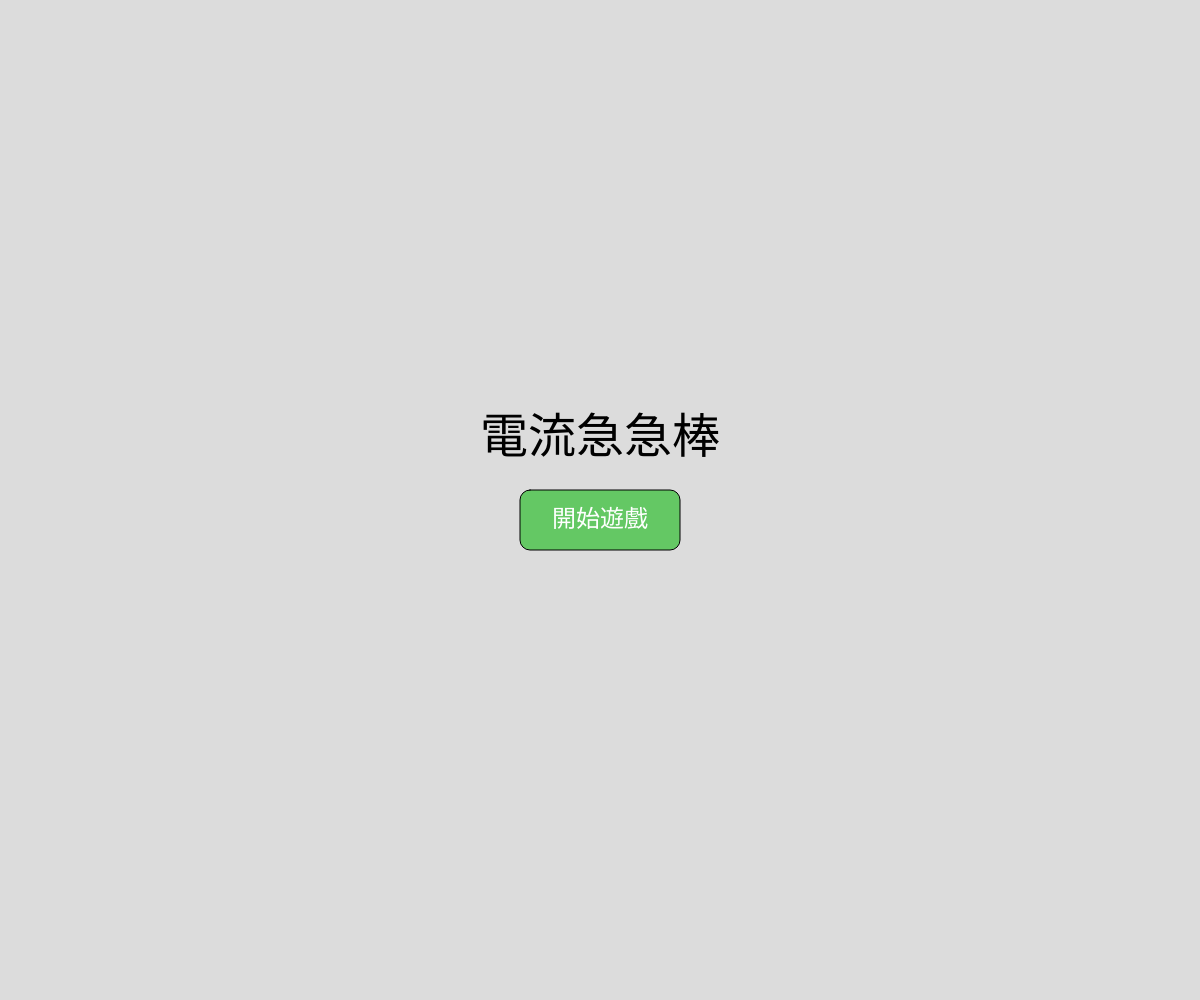
Frame 1 (no input)
Frame 60 (no input): identical to frame 1, image omitted
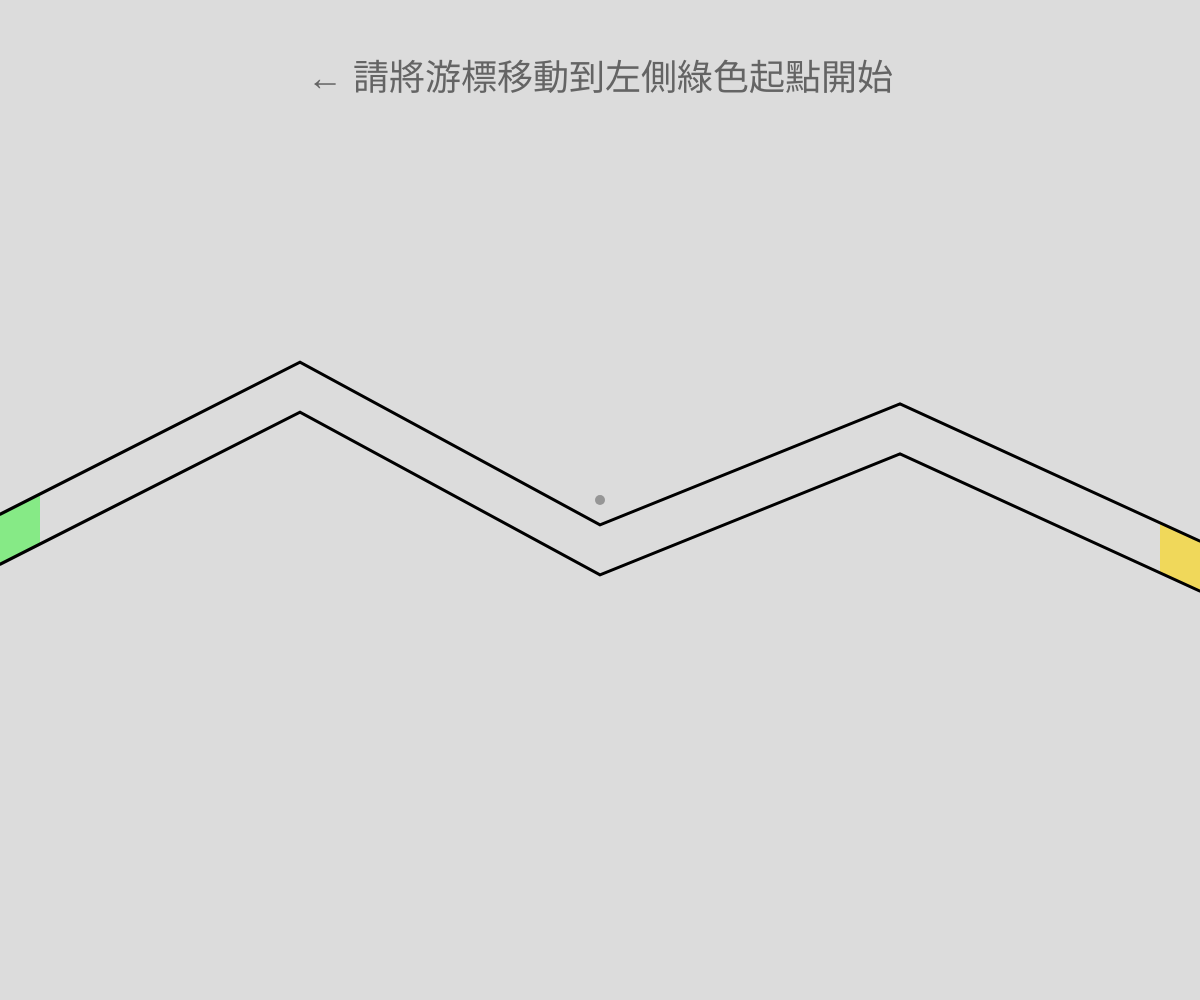
Frame 120 (the mouse pressed at the canvas centre since frame 60)

The p5.js sketch that drew these frames (run headless with seeded random() and noise() and a simulated clock; from frame 60 on, the mouse is pressed at the canvas centre):

// p5.js sketch
// ── sketch.js
let points = [];
const numPoints = 5;
const gap = 50; // 空間距離設定在 30-60 之間，此處取 50
let gameState = "START"; // 遊戲狀態：START, READY, PLAYING, GAMEOVER, WIN

function setup() {
  createCanvas(windowWidth, windowHeight);
  initGame();
}

function windowResized() {
  resizeCanvas(windowWidth, windowHeight);
  initGame();
}

function initGame() {
  points = [];
  // 產生 5 個基準點
  for (let i = 0; i < numPoints; i++) {
    points.push({
      x: i * (width / (numPoints - 1)),
      y: random(height * 0.3, height * 0.6)
    });
  }
}

function draw() {
  background(220);
  rectMode(CORNER); // 確保預設繪圖模式正確

  if (gameState === "START") { showStartScreen(); return; }
  if (gameState === "GAMEOVER") { showGameOver(); return; }
  if (gameState === "WIN") { showWinScreen(); return; }

  stroke(0);
  strokeWeight(3);
  noFill();

  // 繪製起點與終點標示
  drawZones();

  stroke(0);
  noFill();
  
  // 繪製上方線條
  beginShape();
  for (let p of points) {
    vertex(p.x, p.y);
  }
  endShape();

  // 繪製下方線條 (距離上方 10-40 加上 空間距離，總合形成隧道)
  beginShape();
  for (let p of points) {
    vertex(p.x, p.y + gap);
  }
  endShape();

  if (gameState === "READY") {
    showReadyHint();
    checkStartTrigger();
  } else if (gameState === "PLAYING") {
    checkCollision();
    checkWinCondition();
  }

  // 繪製玩家指標 (滑鼠)
  if (gameState === "PLAYING") fill(0, 255, 0);
  else fill(150);
  noStroke();
  ellipse(mouseX, mouseY, 10, 10);
}

function drawZones() {
  noStroke();
  const zoneWidth = 40; // 定義起點與終點區域的寬度

  // 起點 (左側)
  fill(0, 255, 0, 100);
  let p1 = points[0];
  let p2 = points[1];
  // 計算區域右側邊界點在斜坡上的 Y 座標
  let tStart = zoneWidth / (p2.x - p1.x);
  let yStartEnd = lerp(p1.y, p2.y, tStart);

  beginShape();
  vertex(p1.x, p1.y);                // 左上點
  vertex(zoneWidth, yStartEnd);      // 右上點 (跟隨斜率)
  vertex(zoneWidth, yStartEnd + gap);// 右下點
  vertex(p1.x, p1.y + gap);          // 左下點
  endShape(CLOSE);

  // 終點 (右側)
  fill(255, 215, 0, 150);
  let pn_1 = points[points.length - 2];
  let pn = points[points.length - 1];
  // 計算區域左側邊界點在斜坡上的 Y 座標
  let tEnd = (width - zoneWidth - pn_1.x) / (pn.x - pn_1.x);
  let yEndStart = lerp(pn_1.y, pn.y, tEnd);

  beginShape();
  vertex(width - zoneWidth, yEndStart); // 左上點 (跟隨斜率)
  vertex(pn.x, pn.y);                   // 右上點
  vertex(pn.x, pn.y + gap);             // 右下點
  vertex(width - zoneWidth, yEndStart + gap); // 左下點
  endShape(CLOSE);
}

function checkStartTrigger() {
  // 檢查滑鼠是否進入左側起點區域
  let startP = points[0];
  if (mouseX >= 0 && mouseX <= 40 && mouseY >= startP.y && mouseY <= startP.y + gap) {
    gameState = "PLAYING";
  }
}

function checkWinCondition() {
  if (mouseX >= width - 5) {
    gameState = "WIN";
  }
}

function checkCollision() {
  // 尋找目前滑鼠在哪兩個點之間
  for (let i = 0; i < points.length - 1; i++) {
    let p1 = points[i];
    let p2 = points[i + 1];

    if (mouseX >= p1.x && mouseX <= p2.x) {
      // 使用線性插值 (lerp) 計算當前 X 位置對應的上下界 Y 值
      let t = (mouseX - p1.x) / (p2.x - p1.x);
      let currentUpperY = lerp(p1.y, p2.y, t);
      let currentLowerY = currentUpperY + gap;

      // 如果滑鼠 Y 軸超出範圍，則遊戲結束
      if (mouseY <= currentUpperY || mouseY >= currentLowerY) {
        gameState = "GAMEOVER";
      }
      break;
    }
  }
  // 如果滑鼠超出畫布左右範圍也算失敗
  if (mouseX < 0 || mouseX > width || mouseY < 0 || mouseY > height) {
    gameState = "GAMEOVER";
  }
}

function showStartScreen() {
  textAlign(CENTER, CENTER);
  textSize(48);
  fill(0);
  text("電流急急棒", width / 2, height / 2 - 60);
  
  // 繪製開始按鈕
  fill(100, 200, 100);
  rectMode(CENTER);
  rect(width / 2, height / 2 + 20, 160, 60, 10);
  
  fill(255);
  textSize(24);
  text("開始遊戲", width / 2, height / 2 + 20);
}

function showReadyHint() {
  textAlign(CENTER, CENTER);
  textSize(36);
  textStyle(NORMAL);
  noStroke();
  fill(100);
  text("← 請將游標移動到左側綠色起點開始", width / 2, 80);
}

function showGameOver() {
  textAlign(CENTER, CENTER);
  textSize(32);
  fill(255, 0, 0);
  text("遊戲失敗！", width / 2, height / 2);
  textSize(16);
  text("點擊滑鼠重新開始", width / 2, height / 2 + 40);
}

function showWinScreen() {
  textAlign(CENTER, CENTER);
  textSize(48);
  fill(0, 150, 0);
  text("恭喜通關成功！", width / 2, height / 2);
  textSize(20);
  fill(50);
  text("點擊滑鼠再玩一次", width / 2, height / 2 + 60);
}

function mousePressed() {
  if (gameState === "START") {
    // 檢查滑鼠是否點擊在開始按鈕範圍內
    if (mouseX > width / 2 - 80 && mouseX < width / 2 + 80 &&
        mouseY > height / 2 - 10 && mouseY < height / 2 + 50) {
      gameState = "READY";
    }
  } else if (gameState === "GAMEOVER" || gameState === "WIN") {
    initGame();
    gameState = "READY";
  }
}
